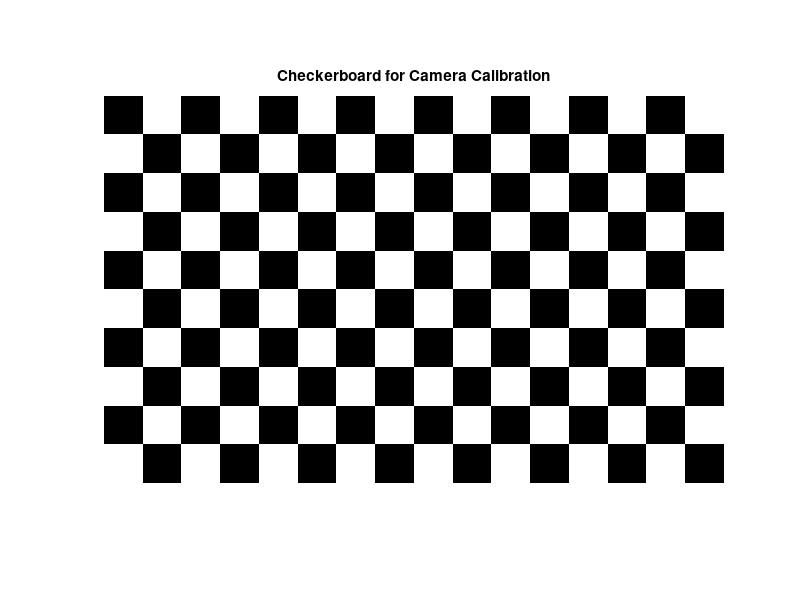

Recreate this plot in MATLAB.
function CreateCheckerboard()
    % Define the number of squares along each dimension
    % (n, m) where n and m are the number of internal corners, not squares
    n = 8; % number of horizontal corners
    m = 5; % number of vertical corners
    
    % Square size in pixels
    squareSize = 50; % Change this based on how large you want the squares to be
    
    % Generate checkerboard
    checkerboardImage = checkerboard(squareSize, m, n) > 0.5;
    
    % Show the image
    figure;
    imshow(checkerboardImage);
    title('Checkerboard for Camera Calibration');
    
    % Save the image to disk
    imwrite(checkerboardImage, 'checkerboard.png');
    disp('Checkerboard image saved as checkerboard.png');
end
